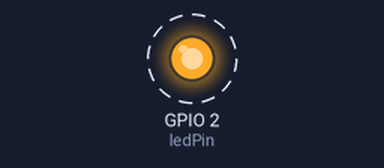
This sketch was run on a simulated ESP8266 (NodeMCU). Shown: output pins drawn as LEDs (lit = HIGH). Dashed ring = blinking. WiFi joins after 1.5 s; servers stay silent unless stated; what the sketch prints to the serial monitor is not drawn.

Above: at 1.7 s.
Timing chart, 0 to 4.5 s (numbered marks = the images above):
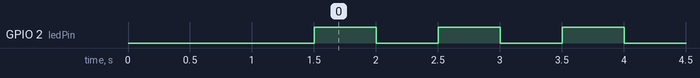

The sketch:

OTA_ESP_BlinkLED_Test.ino
```cpp
/*
;---------------------
; Title: OTA on ESP8266
;---------------------
;Program Detail: Enableing functionality of Over The Air programming on the ESP8266 Microcontroller.
;                Here we have used ArduinoIDE and ESP8266WiFi header file.
;---------------------
; Purpose: The purpose of the program is to able to send program over the air
           on the ESP8266 module which make a process very easier and efficient.
           This would be very useful when you want to program multiple ESP at once.
; Inputs: Communication to the local network.
; Outputs: Blinking LED over the Air.
; Dates: Oct 07, 2022
; Compiler: Arduino Version 2.0.0
; Author: Het Patel and John LaBarge in the collaboration.
; Versions:
;           V1 - Establishing the connection with the module and network.
;           V2 - Blinking LED program sneding it over the air.
;---------------------
; File Dependencies:
#include <ESP8266WiFi.h>
#include <ArduinoOTA.h>
;---------------------
; Main Porgam
;---------------------
*/


#include <ESP8266WiFi.h>
#include <ArduinoOTA.h>

#define ledPin BUILTIN_LED  // led to blink

const char* ssid = "G36-CFC5"; // Your WiFi Username
const char* password = "297068486899"; // Your WiFi Password

void setup() {
  Serial.begin(9600);

  // start with led OFF
  pinMode(ledPin, OUTPUT);
  digitalWrite(ledPin, LOW);

  // join WiFi network
  Serial.println();
  Serial.println("Joining WiFI...");
  WiFi.mode(WIFI_STA);
  WiFi.begin(ssid, password);

  while (WiFi.status() != WL_CONNECTED) {
    delay(500);
    Serial.print(".");
  }

  Serial.println("");
  Serial.println("WiFi connected.");
  Serial.print("IP address: ");
  Serial.println(WiFi.localIP());

  // Port defaults to 8266
  // ArduinoOTA.setPort(8266);

  // Hostname defaults to esp8266-[ChipID]
  ArduinoOTA.setHostname("Het's ESP8266");  // Not neccessary to have

  // Below I have added password. Each time when you upload,
  // it will ask to enter password. No authentication by default.

  ArduinoOTA.setPassword("admin");

  ArduinoOTA.onStart([]() {
    String type;
    if (ArduinoOTA.getCommand() == U_FLASH) {
      type = "sketch";
    } else { // U_SPIFFS
      type = "filesystem";
    }

    // NOTE: if updating SPIFFS this would be the place to unmount SPIFFS using SPIFFS.end()
    Serial.println("Start updating " + type);
  });

  ArduinoOTA.onEnd([]() {
    Serial.println("\nEnd");
    ESP.restart();            // It restarts every time you upload a sketch. That way you have a chance to reupload your sketch anytime.
  });

  ArduinoOTA.onProgress([](unsigned int progress, unsigned int total) {
    Serial.printf("Progress: %u%%\r", (progress / (total / 100)));
  });

  ArduinoOTA.onError([](ota_error_t error) {    // different error messages prints out when error occurs.
    Serial.printf("Error[%u]: ", error);
    if (error == OTA_AUTH_ERROR) {
      Serial.println("Auth Failed");
    } else if (error == OTA_BEGIN_ERROR) {
      Serial.println("Begin Failed");
    } else if (error == OTA_CONNECT_ERROR) {
      Serial.println("Connect Failed");
    } else if (error == OTA_RECEIVE_ERROR) {
      Serial.println("Receive Failed");
    } else if (error == OTA_END_ERROR) {
      Serial.println("End Failed");
    }
  });

  // initialize OTA capability
  ArduinoOTA.begin();
}

void loop() {
  // handle any OTA requests. (Critical part to add)
  ArduinoOTA.handle();

  // Add any normal sketch from below


  // Testing OTA by simple Blinking LED skecth,

  digitalWrite(ledPin, HIGH);
  delay(500);
  digitalWrite(ledPin, LOW);
  delay(500);
}
```

Measured:
- by itself, GPIO 2 (ledPin): alternates HIGH for 0.50 s and LOW for 0.50 s
